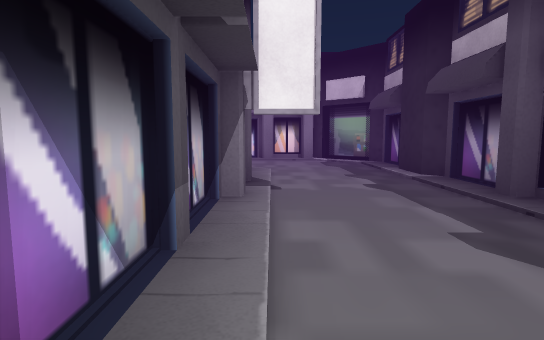
View 1 (above)

18 first-person views from a walk through a Unity game level. The camera is 1.4 m above the floor, tilts 6° down and sees 80° across. The floor is counted in squares, 2 m on a side. Each view is taken from the middle of a square. On the plan, view 1 faces up. The plan holds only what a view shows up to about 10 squares ahead; the rest is blank. The place goes on beyond the plan. The player is left out. Some surface patterns are stand-ins.

View 2
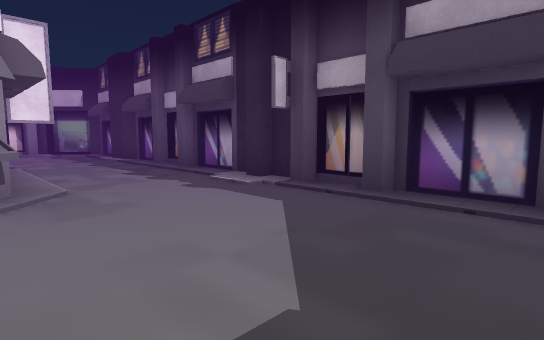

View 3
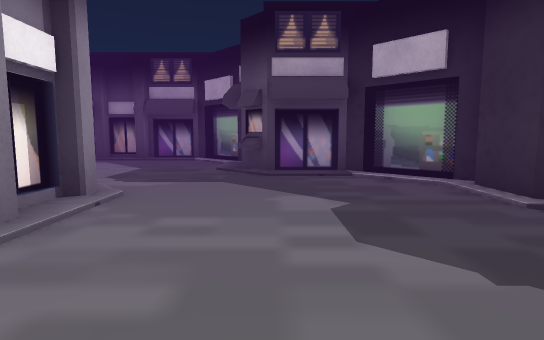

View 4
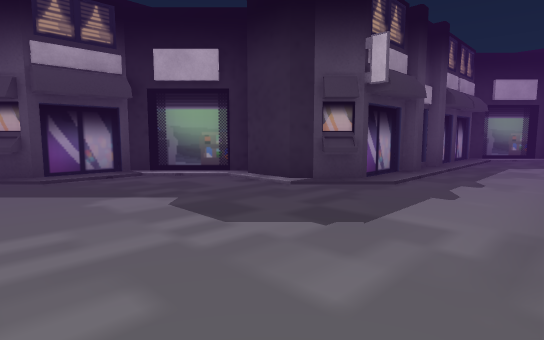

View 5
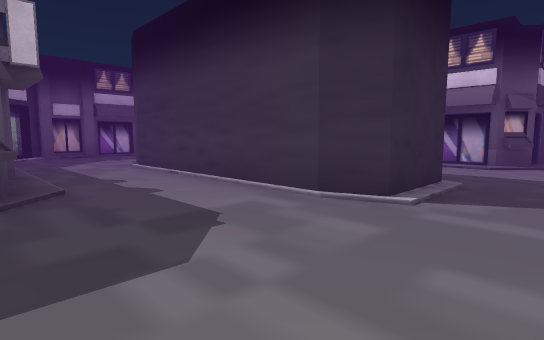

View 6
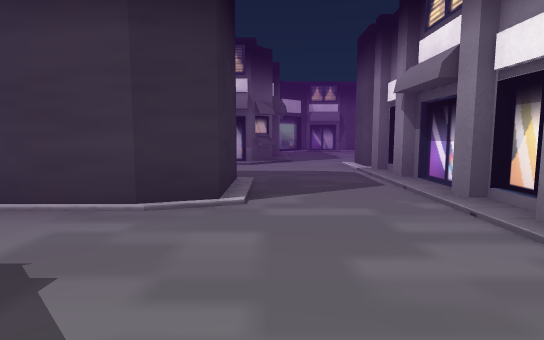

View 7
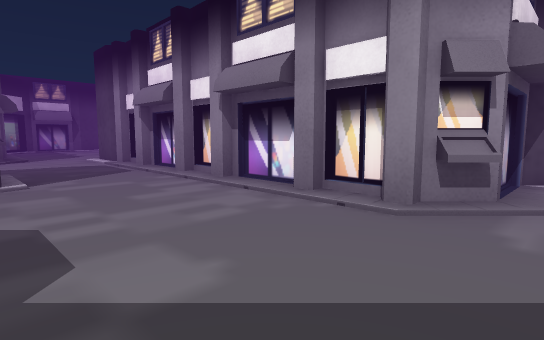

View 8
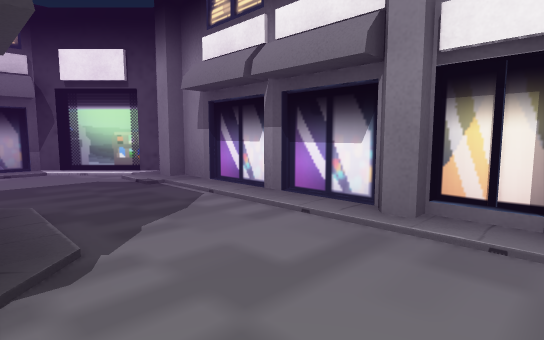

View 9
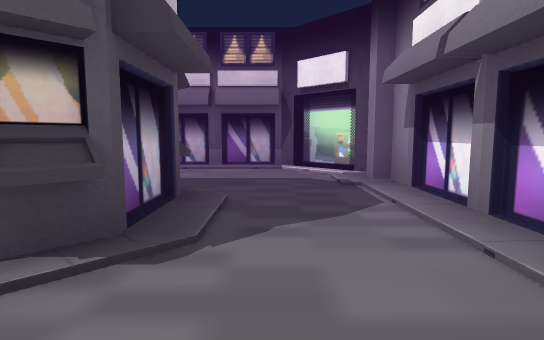

View 10
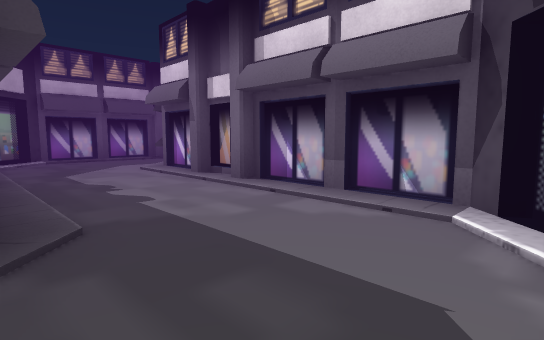

View 11
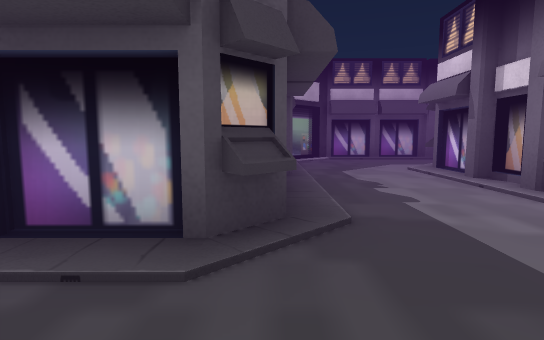

View 12
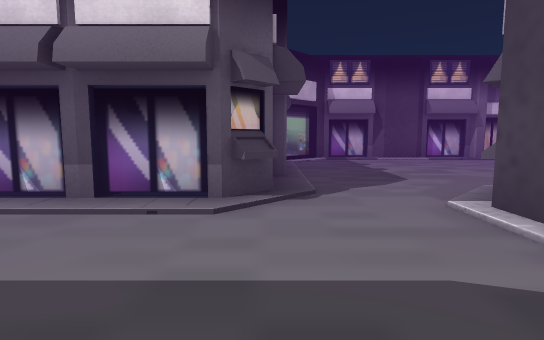

View 13
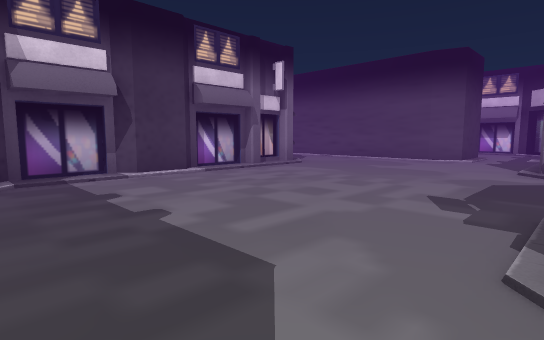

View 14
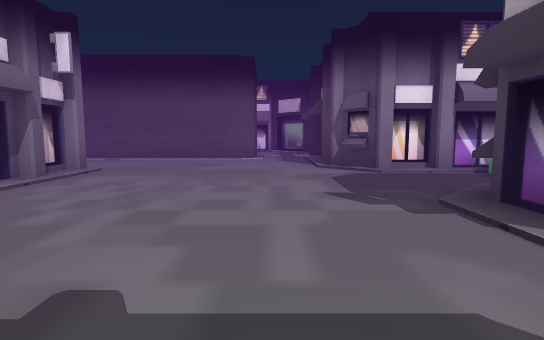

View 15
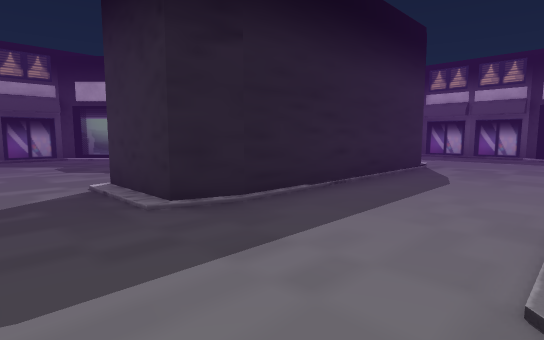

View 16
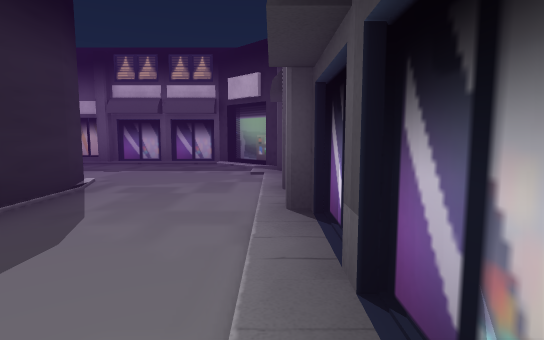

View 17
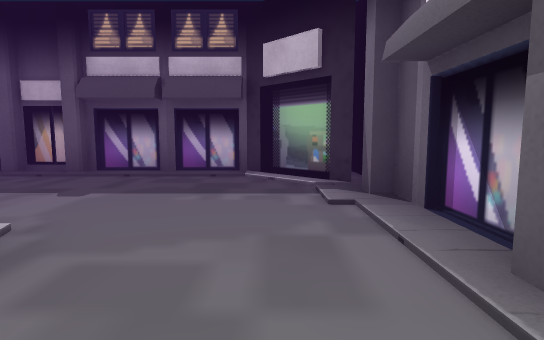

View 18
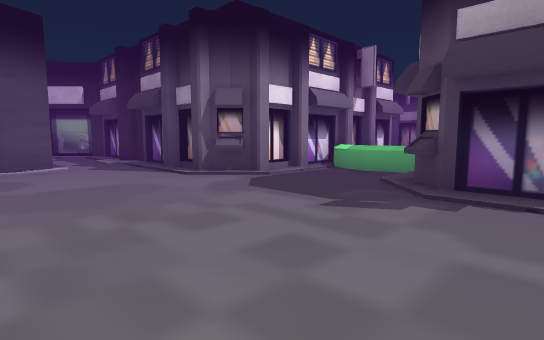

### Floor plan
Key: @ floor where view 1 was taken; # wall or solid block; . floor; / step, stairs or slope; ^ raised ledge.
Columns run from 20 left of view 1 to 3 right of it. Each row starts with its distance up from view 1.
 10               ##########
  9              ##........#
  8      ..#     #.........#
  7      ..#     #...#.#...#
  6     #..#     #...###...#
  5 #####..#     #...  #...#
  4 .......#     #...  #...#
  3 .......#     #...###...#
  2 ##.....#######...  #...#
  1 #/.......^   ....  #...#
  0 ##.......^   ....###@..#
 -1 #.......##  #...## ....#
 -2 ##......#   ######.....#
 -3 ##......#   ######.....#
 -4 #.......##.##.##.......#
 -5 ##....................##
 -6  ##  /##............#
 -7        #...##.......#
 -8        #...###.....##
 -9        #...###..####
-10        #...###..#
-11        #...###..#
-12        #...###..#
-13        #...##...#
-14        #........#
-15        ##.......#
-16         # ......#
-17        ###.##/###
-18          ######

Positions as (right, up) in squares from view 1, and headings:
1: (0, 0), facing up
2: (-1, -4), facing up-right
3: (-7, -6), facing right
4: (-7, -5), facing down-right
5: (-4, -5), facing down-left
6: (-4, -6), facing left
7: (-2, -7), facing up-left
8: (1, 7), facing up-left
9: (1, 8), facing left
10: (-3, 9), facing down-left
11: (-3, 9), facing down
12: (-9, -6), facing left
13: (-13, -5), facing up-left
14: (-15, -5), facing up
15: (-12, -5), facing down-right
16: (-12, -8), facing down
17: (-11, -11), facing down
18: (-17, -3), facing up-right
